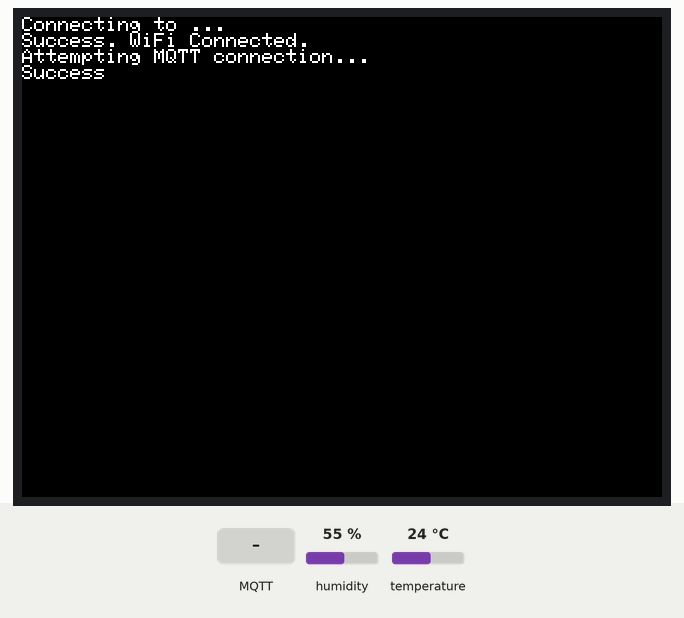
The sketch below on a simulated ESP32. Shown: 320×240 colour display. Inputs (shaded band) come from the test bench; at power-on: temperature 24 °C, humidity 55 %. WiFi joins after 1.5 s; servers stay silent unless stated; random numbers use the default seed unless the sketch sets one; no MQTT or app messages arrive unless stated; what the sketch prints to the serial monitor is not drawn.

Above: at 2.8 s.
2.9 s: temperature set to 20.5 °C
At 10.4 s:
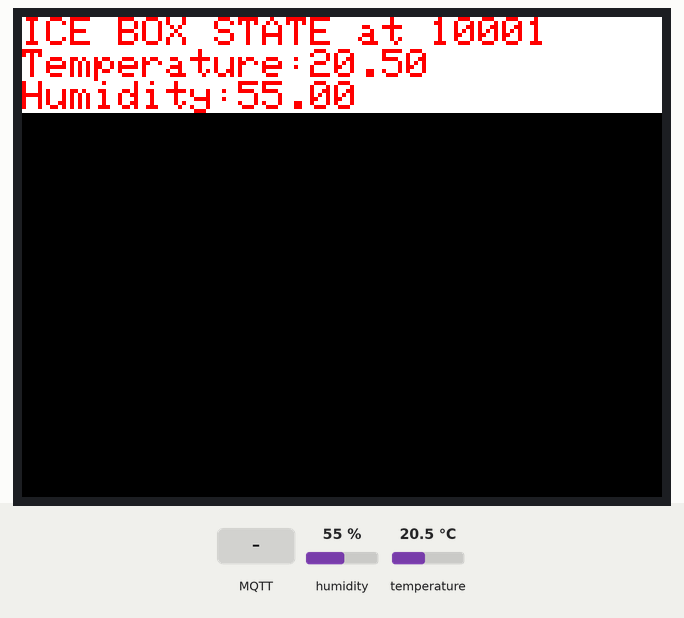
11.5 s: temperature set to 19.1 °C
At 20.5 s:
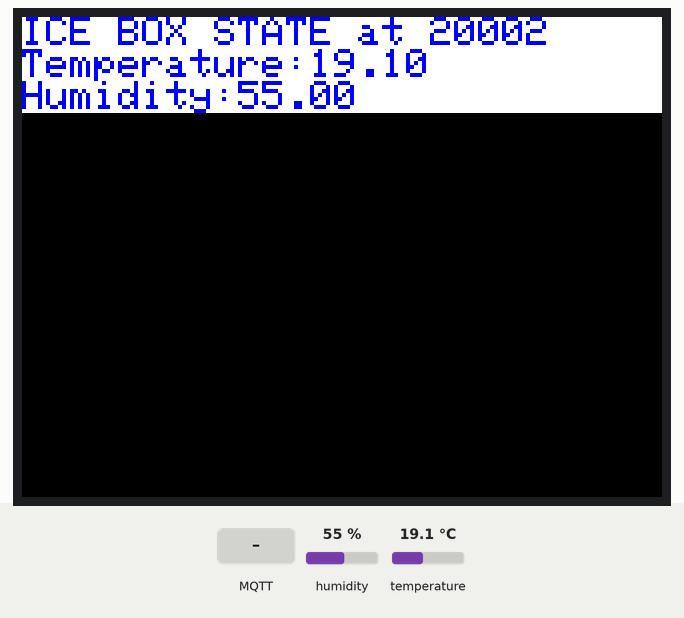
21.5 s: MQTT message "\"" arrives on the first subscribed topic
At 22.9 s:
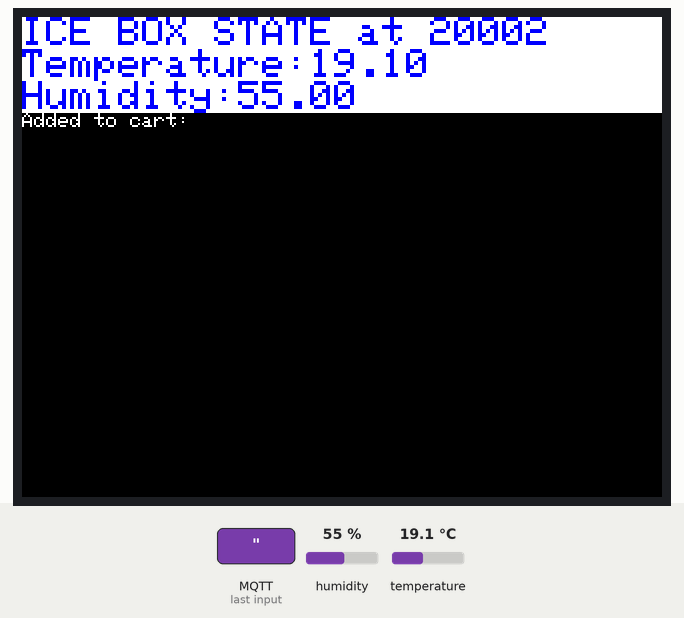
31.5 s: humidity set to 22 %
At 40.6 s:
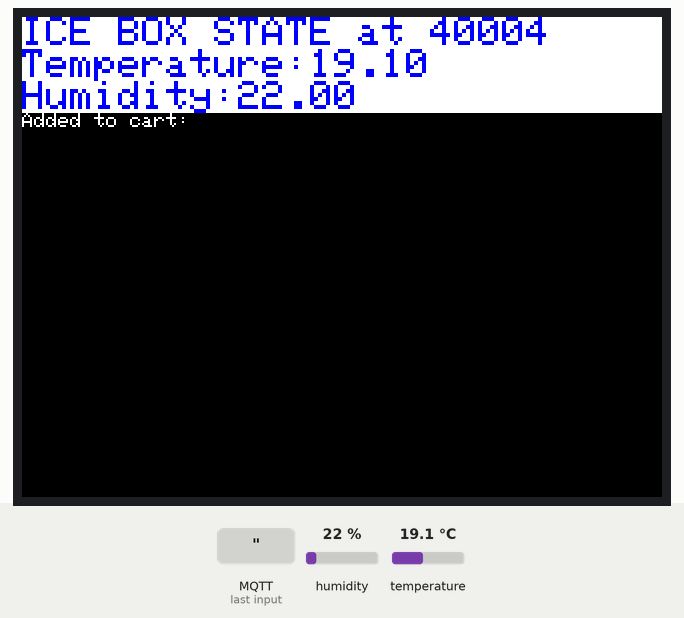
41.5 s: MQTT message "1" arrives on the first subscribed topic
At 42.9 s:
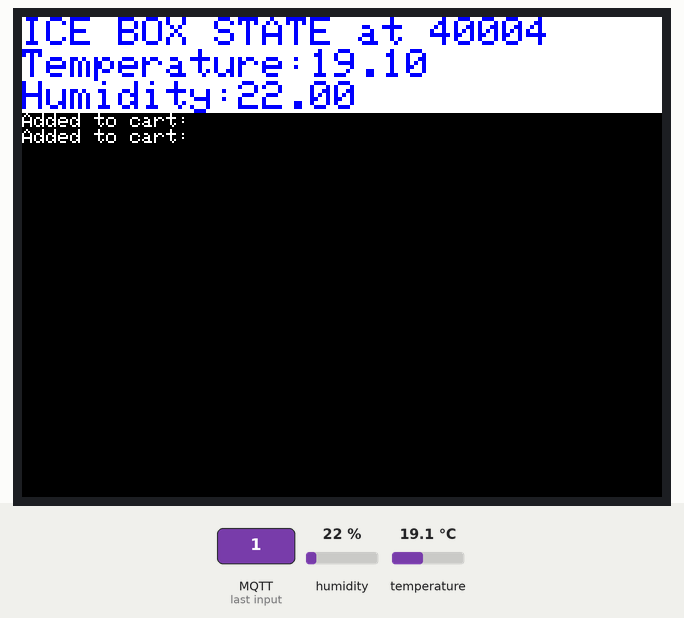
51.5 s: humidity set to 40 %
At 60.7 s:
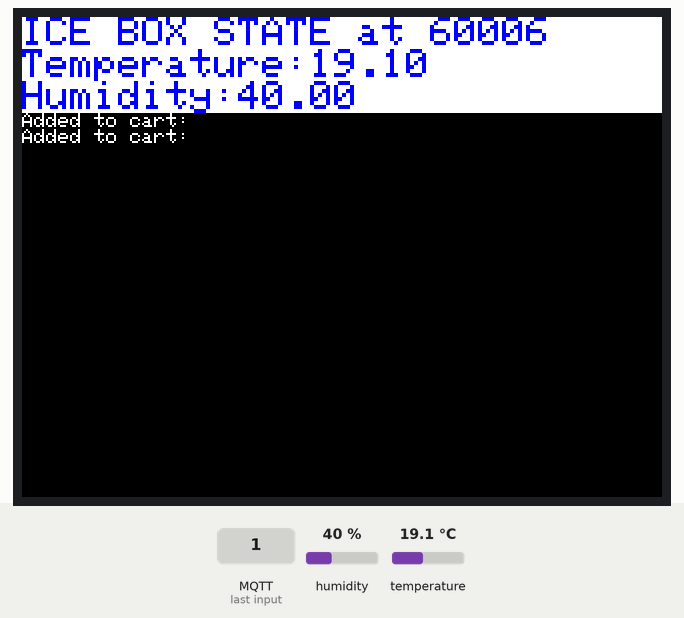
Timing chart, 0 to 62.2 s (numbered marks = the images above; inputs shaded):
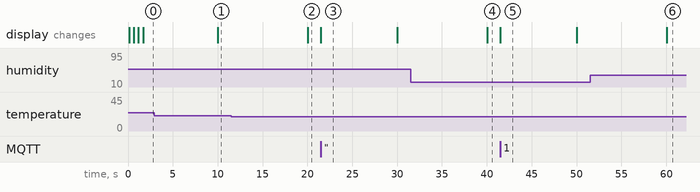

The sketch:

M5Stack_code_SmartCart.ino
```cpp
#include "M5Stack.h"
#include "DHT.h"
#include <WiFi.h>
#include <PubSubClient.h>

#define DHTTYPE DHT22
#define DHTPIN 5

//Update below fields as per current WiFi hotspot and MQTT config
const char* ssid = "";
const char* wpd = "";
const char* mqtt_server = "";
const char* mqtt_username = "";
const char* mqtt_password = "";

#define MQTT_TEMP_TOPIC "node1/dht/temperature"
#define MQTT_HUM_TOPIC "node1/dht/humidity"
#define MQTT_RFID_TOPIC "node1/dht/rfid"

DHT dht(DHTPIN, DHTTYPE);

WiFiClient wifiClient;
PubSubClient psClient(wifiClient);

unsigned long lastMsg = 0;
int line_count = 0;
int lastX = 0;
int lastY = 0;

void setupWifi();
void callback(char* topic, byte* payload, unsigned int length);
void reConnect();

void setup() {
   M5.begin();
   M5.Power.begin();
   Serial.begin(115200);

   dht.begin();

   setupWifi();

   psClient.setServer(mqtt_server, 1883);
   psClient.setCallback(callback);
}

void loop() {
  if(!psClient.connected()) {
    reConnect();
  }
  psClient.loop();

  unsigned long now = millis();
  if(now - lastMsg > 10000) {
    lastMsg = now;

    float temperature = dht.readTemperature();
    float humidity = dht.readHumidity();

    psClient.publish(MQTT_TEMP_TOPIC, String(temperature).c_str());
    psClient.publish(MQTT_HUM_TOPIC, String(humidity).c_str());

//    M5.Lcd.clear();
    M5.Lcd.fillRect(0, 0, 320, 48, WHITE);
    M5.Lcd.setCursor(0,0);
    M5.Lcd.setTextSize(2);

    if(temperature >= 20) {
      M5.Lcd.setTextColor(RED);
    } else {
      M5.Lcd.setTextColor(BLUE);
    }

    M5.Lcd.printf("ICE BOX STATE at %d\nTemperature:%3.2f\nHumidity:%3.2f\n", now, temperature, humidity);

    psClient.subscribe(MQTT_RFID_TOPIC);
  }
}

void setupWifi() {
  delay(10);
  M5.Lcd.printf("Connecting to %s", ssid);
  Serial.print("Connecting to WiFi");
  WiFi.mode(WIFI_STA);
  WiFi.begin(ssid, wpd);

  while(WiFi.status() != WL_CONNECTED) {
    delay(500);
    M5.Lcd.print(".");
    Serial.print(".");
  }

  M5.Lcd.printf("\nSuccess. WiFi Connected.\n");
  Serial.print("WiFi Connected. IP Address: ");
  Serial.println(WiFi.localIP());
}

void callback(char* topic, byte* payload, unsigned int length) {
  if(lastX != 0 or lastY != 0) {
    M5.Lcd.setCursor(lastX, lastY);
  }
  M5.Lcd.setTextColor(WHITE);
  M5.Lcd.setTextSize(1);

  M5.Lcd.print("Added to cart: ");
  int uidS = 0;
  for(int i = 0, chr = 0; i < length && chr < 4; i++) {

    if((char) payload[i] == '"') {
      chr++;
    }
    else if(chr == 3) {
      M5.Lcd.print((char) payload[i]);
    }
  }
  M5.Lcd.println();

  lastX = M5.Lcd.getCursorX();
  lastY = M5.Lcd.getCursorY();
}

void reConnect() {
  while(!psClient.connected()) {
    M5.Lcd.print("Attempting MQTT connection...");

    String clientId = "M5Stack-";
    clientId += String(random(0xffff), HEX);

    if(psClient.connect(clientId.c_str(), mqtt_username, mqtt_password)) {
      M5.Lcd.printf("\nSuccess\n");
      psClient.publish("M5Stack", "hello world");
      psClient.subscribe("M5Stack");
    }
    else {
      M5.Lcd.print("failed, rc=");
      M5.Lcd.print(psClient.state());
      M5.Lcd.println("try again in 5 seconds");
      delay(5000);
    }
  }
}
```

Measured:
- the behaviour switches between 20 and 19.9 °C on temperature (found by bisection; images 1 and 2)
- what the display in image 3 shows lasts 8.5 s, from 21.5 s to 30.0 s
